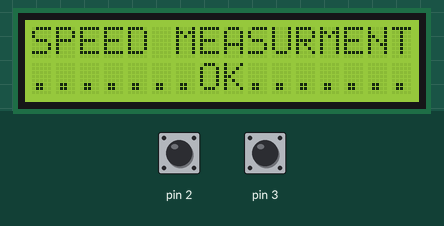
A sketch run on a simulated Arduino Uno, built with avr-gcc and run on an emulated ATmega328P. Shown: 16×2 character LCD. Inputs (shaded band) come from the test bench; at power-on: pin 2 LOW, pin 3 HIGH.

Above: at 1.2 s.
1.3 s: pin 2 pulsed HIGH 2 times (0.12 s each, 0.3 s apart)
At 2.2 s:
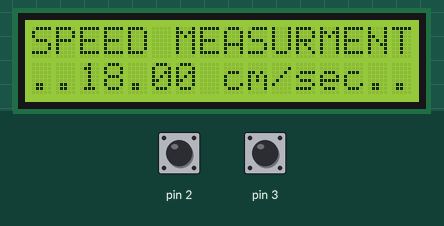
Timing chart, 0 to 4.3 s (numbered marks = the images above; inputs shaded):
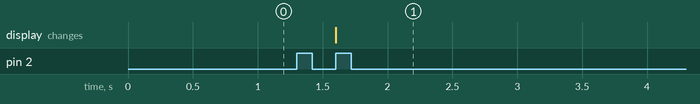

The sketch:

detector-speed.ino
```cpp
#include<LiquidCrystal.h>
LiquidCrystal lcd(4, 5, 6, 7, 8, 9);

int sensor1 = 2;
int sensor2 = 3;

int Time1;
int Time2;
int Time;
int flag = 0;

int distance = 30;

float Speed;

void setup() {
  attachInterrupt(0,fun1,RISING);
  attachInterrupt(1,fun2,FALLING);

  lcd.begin(16,2);
  lcd.clear();
  lcd.print("SPEED MEASURMENT");
}

void fun1()
{
  Time1 = millis();
  if (flag == 0) {flag = 1;}
  else {flag = 0;}
}

void fun2()
{
  Time2 = millis();
  if (flag == 0) {flag = 1;}
  else {flag = 0;}
}


void loop() {
  if (flag == 0){
  if      (Time1 > Time2) {Time = Time1 - Time2;  Speed = (distance*1000)/Time;}
  else if (Time2 > Time1) {Time = Time2 - Time1;  Speed = (distance*1000)/Time;}
  else    {Speed = 0;}
  }

  if (Speed == 0) {
    lcd.setCursor(0, 1);
    lcd.print(".......OK.......");
    }
  else {
    lcd.setCursor(2, 1);
    lcd.print(Speed);
    lcd.print(" cm/sec");
    delay(10500);
    Time1 = 0;
    Time2 = 0;
    }
}
```

Measured:
- after the input at 1.3 s, the display: changes after 0.30 s (image 1)
